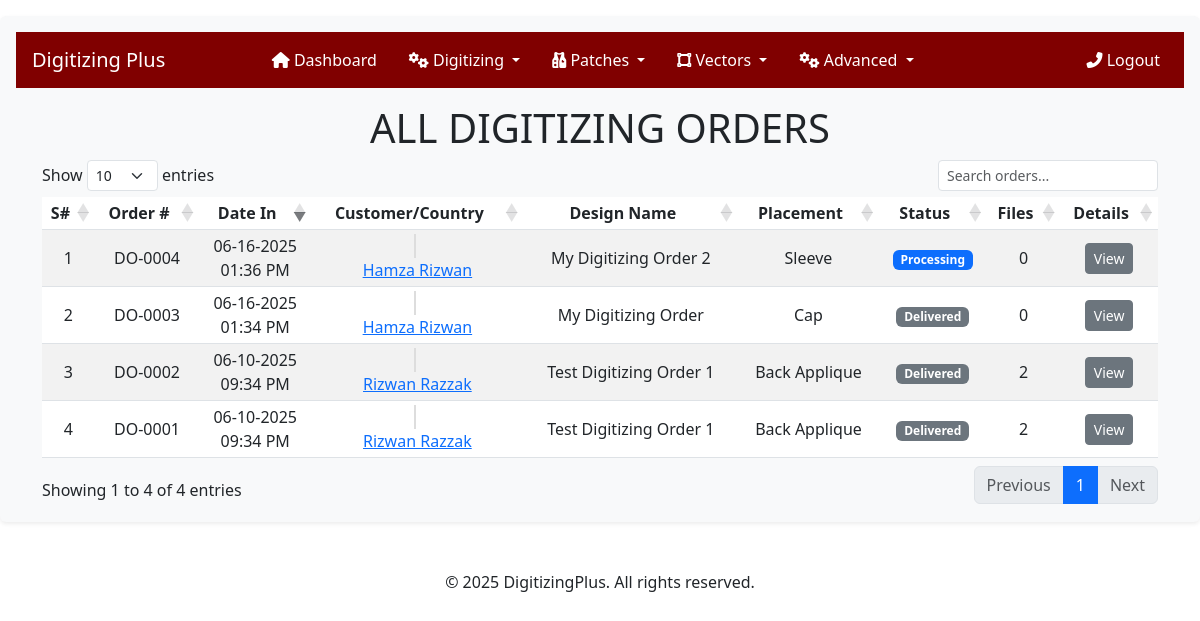
The app's page /user/admin/all-digitizing-orders/ (signed in), older data.
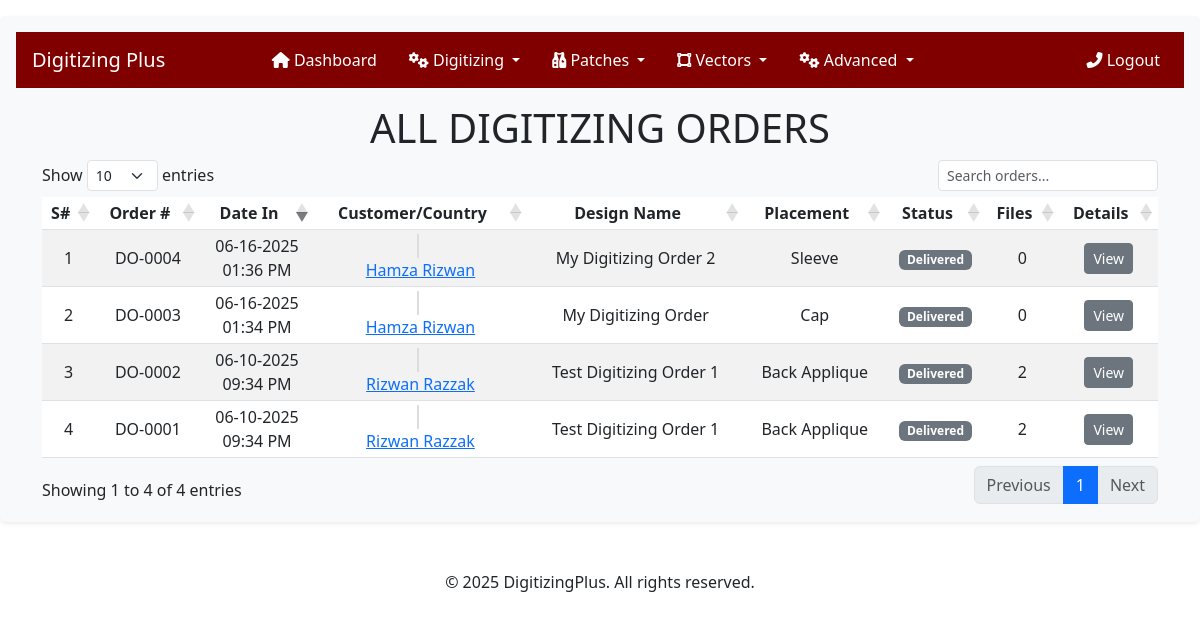
The same page, newer data.
### crafting/models.py (models this page shows, shortened)
class DigitizingOrder(models.Model):
    user = models.ForeignKey(
        settings.AUTH_USER_MODEL,
        on_delete=models.CASCADE,
        related_name='digitizing_orders',
    )
    order_number = models.CharField(max_length=20, unique=True, blank=True)
    name = models.CharField(max_length=255)
    height = models.DecimalField(decimal_places=2, max_digits=10)
    width = models.DecimalField(decimal_places=2, max_digits=10)
    stitches = models.IntegerField(default=0, null=True, blank=True)
    colors = models.IntegerField(null=True, blank=True)
    po_number = models.IntegerField(null=True, blank=True)
    file_format = models.CharField(max_length=10, choices=FORMAT_CHOICES, null=True, blank=True)
    fabric_type = models.CharField(max_length=50, choices=FABRIC_CHOICES, null=True, blank=True)
    logo_placement = models.CharField(max_length=50, choices=LOGO_PLACEMENT, null=True, blank=True)
    instructions = models.TextField(null=True, blank=True)
    is_urgent = models.BooleanField(default=False)
    status = models.CharField(max_length=50, choices=STATUS_CHOICES, default='Processing', blank=True)
    admin_instruction = models.TextField(null=True, blank=True)
    created_at = models.DateTimeField(auto_now_add=True)

### users/models.py (models this page shows, shortened)
class User(AbstractUser):
    COUNTRY_CHOICES = [
        ('United States', 'United States'),
        ('United Kingdom', 'United Kingdom'),
        ('Australia', 'Australia'),
        ('New Zealand', 'New Zealand'),
        ('Germany', 'Germany'),
        ('Canada', 'Canada'),
    ]
    username = None
    user_id = models.CharField(max_length=100, unique=True, blank=False, null=False)
    email = models.EmailField(unique=True)
    email2 = models.EmailField(blank=True, null=True, verbose_name="Secondary Email")
    email3 = models.EmailField(blank=True, null=True, verbose_name="Tertiary Email")
    first_name = models.CharField(max_length=100, blank=False, null=False)
    last_name = models.CharField(max_length=100, blank=False, null=False)
    phone_number = models.CharField(max_length=50, null=True, blank=True)
    address = models.CharField(max_length=500)
    city = models.CharField(max_length=50)
    state = models.CharField(max_length=50)
    zip_code = models.CharField(max_length=15)
    created_at = models.DateField(auto_now_add=True, null=True, blank=True)
    country = models.CharField(
        max_length=15,
        choices=COUNTRY_CHOICES,
        default='US',  # Default to United States
        verbose_name="Country"
    )
    USERNAME_FIELD = 'user_id'
    REQUIRED_FIELDS = []  # Removed email from required fields
    objects = UserManager()
    COUNTRY_CODE_MAP = {
        'United States': 'us',
        'United Kingdom': 'gb',
        'Australia': 'au',
        'New Zealand': 'nz',
        'Germany': 'de',
        'Canada': 'ca',
    }
    @property
    def country_code(self):
        return self.COUNTRY_CODE_MAP.get(self.country, '')

### users/adminviews.py (the view)
# urls.py: path('admin/all-digitizing-orders/', adminviews.all_digitizing_orders, name='admin-all-digitizing-orders'),
@login_required
@user_passes_test(lambda u: u.is_superuser)
def all_digitizing_orders(request):
    orders = DigitizingOrder.objects.select_related('user').prefetch_related('files').order_by('-created_at')
    context = {
        'orders': orders,
        'order_type': 'Digitizing',
    }
    return render(request, 'users/admin/all-digitizing-orders.html', context)

### digitizingplus/context_processors.py (called while the page is built)
def company_info(request):
    try:
        company = CompanyInfo.objects.first()
    except CompanyInfo.DoesNotExist:
        company = None
    return {'company_info': company}

### users/templates/users/admin/all-digitizing-orders.html (shortened to what this page needs)
{% extends "users/admin/base.html" %}
{% load static %}
{% load crispy_forms_tags %}
{% block content %}
<link rel="stylesheet" href="https://cdnjs.cloudflare.com/ajax/libs/flag-icon-css/3.5.0/css/flag-icon.min.css">
<h1 class="text-center mt-3">ALL DIGITIZING ORDERS</h1>
<div class="mt-2">
    <table id="ordersTable" class="table table-striped table-sm" style="width:100%">
        <thead>
            <tr>
                <th class="text-center">S#</th>
                <th class="text-center">Order #</th>
                <th class="text-center">Date In</th>
                <th class="text-center">Customer/Country</th>
                <th class="text-center">Design Name</th>
                <th class="text-center">Placement</th>
                <th class="text-center">Status</th>
                <th class="text-center">Files</th>
                <th class="text-center">Details</th>
            </tr>
        </thead>
        <tbody>
            {% for order in orders %}
            <tr>
                <td class="text-center align-middle">{{ forloop.counter }}</td>
                <td class="text-center align-middle">{{ order.order_number }}</td>
                <td class="text-center align-middle">
                    {{ order.created_at|date:"m-d-Y" }}
                    <br />
                    {{ order.created_at|date:"h:i A" }}
                </td>
                <td class="text-center align-middle">
                    {% if order.user.country_code %}
                    <span class="flag-icon flag-icon-{{ order.user.country_code }}"></span>
                    {% endif %}<br>
                    <a href="{% url 'users:start-impersonate' order.user.id %}">{{ order.user.get_full_name|title }}</a></td>
                <td class="text-center align-middle">{{ order.name }}</td>
                <td class="text-center align-middle">
                    {{ order.logo_placement|default:"-" }}
                </td>
                <td class="text-center align-middle">
                    <span class="badge {% if order.status == 'Processing' %}bg-primary {% else %}bg-secondary{% endif %} ">
                        {{ order.status }}
                    </span>
                </td>
                <td class="text-center align-middle">
                    {{ order.files.count }}
                </td>
                <td class="text-center align-middle">
                    <a href="{% url "users:admin-digitizing-order-details" order.id  %}" class="btn btn-sm btn-secondary">View</a>
                </td>
            </tr>
            {% endfor %}
        </tbody>
    </table>
</div>
{% endblock content %}

Row changes from the older to the newer data that the page shows:
changed DigitizingOrder "DO-0004": status "Processing" → "Delivered"
